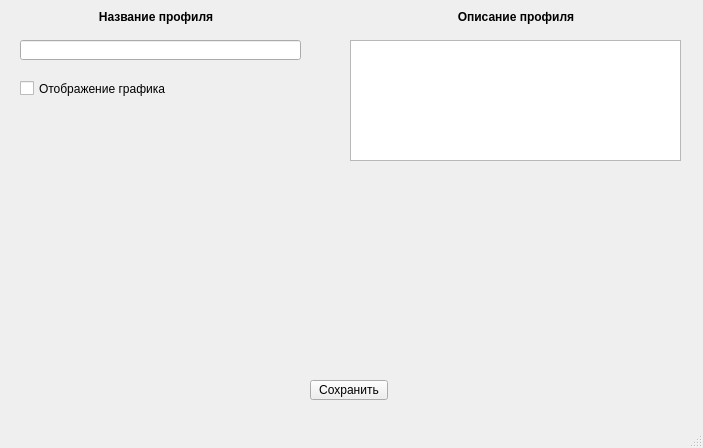
<?xml version="1.0" encoding="UTF-8"?>
<ui version="4.0">
 <class>fmChangeVPribors</class>
 <widget class="QMainWindow" name="fmChangeVPribors">
  <property name="geometry">
   <rect>
    <x>0</x>
    <y>0</y>
    <width>703</width>
    <height>448</height>
   </rect>
  </property>
  <property name="windowTitle">
   <string>Редактирование текущего профиля</string>
  </property>
  <widget class="QWidget" name="centralwidget">
   <widget class="QTreeWidget" name="twMeas">
    <property name="geometry">
     <rect>
      <x>790</x>
      <y>450</y>
      <width>292</width>
      <height>221</height>
     </rect>
    </property>
    <property name="frameShadow">
     <enum>QFrame::Sunken</enum>
    </property>
    <property name="lineWidth">
     <number>1</number>
    </property>
    <attribute name="headerVisible">
     <bool>false</bool>
    </attribute>
    <column>
     <property name="text">
      <string notr="true">1</string>
     </property>
    </column>
   </widget>
   <widget class="QLabel" name="label">
    <property name="geometry">
     <rect>
      <x>10</x>
      <y>10</y>
      <width>292</width>
      <height>14</height>
     </rect>
    </property>
    <property name="font">
     <font>
      <pointsize>9</pointsize>
      <weight>75</weight>
      <bold>true</bold>
     </font>
    </property>
    <property name="text">
     <string>Название профиля</string>
    </property>
    <property name="alignment">
     <set>Qt::AlignCenter</set>
    </property>
   </widget>
   <widget class="QTextBrowser" name="textBrowser">
    <property name="geometry">
     <rect>
      <x>350</x>
      <y>40</y>
      <width>331</width>
      <height>121</height>
     </rect>
    </property>
   </widget>
   <widget class="QLabel" name="label_2">
    <property name="geometry">
     <rect>
      <x>370</x>
      <y>10</y>
      <width>292</width>
      <height>14</height>
     </rect>
    </property>
    <property name="font">
     <font>
      <pointsize>9</pointsize>
      <weight>75</weight>
      <bold>true</bold>
     </font>
    </property>
    <property name="text">
     <string>Описание профиля</string>
    </property>
    <property name="alignment">
     <set>Qt::AlignCenter</set>
    </property>
   </widget>
   <widget class="QToolButton" name="tbAddCh_2">
    <property name="geometry">
     <rect>
      <x>310</x>
      <y>380</y>
      <width>78</width>
      <height>20</height>
     </rect>
    </property>
    <property name="font">
     <font>
      <pointsize>9</pointsize>
     </font>
    </property>
    <property name="text">
     <string>Сохранить</string>
    </property>
    <property name="toolButtonStyle">
     <enum>Qt::ToolButtonTextOnly</enum>
    </property>
    <property name="arrowType">
     <enum>Qt::NoArrow</enum>
    </property>
   </widget>
   <widget class="QLineEdit" name="lineEdit">
    <property name="geometry">
     <rect>
      <x>20</x>
      <y>40</y>
      <width>281</width>
      <height>20</height>
     </rect>
    </property>
   </widget>
   <widget class="QCheckBox" name="checkBox">
    <property name="geometry">
     <rect>
      <x>20</x>
      <y>80</y>
      <width>151</width>
      <height>17</height>
     </rect>
    </property>
    <property name="text">
     <string>Отображение графика</string>
    </property>
   </widget>
  </widget>
  <widget class="QMenuBar" name="menubar">
   <property name="geometry">
    <rect>
     <x>0</x>
     <y>0</y>
     <width>703</width>
     <height>21</height>
    </rect>
   </property>
  </widget>
  <widget class="QStatusBar" name="statusbar"/>
 </widget>
 <resources/>
 <connections/>
</ui>
